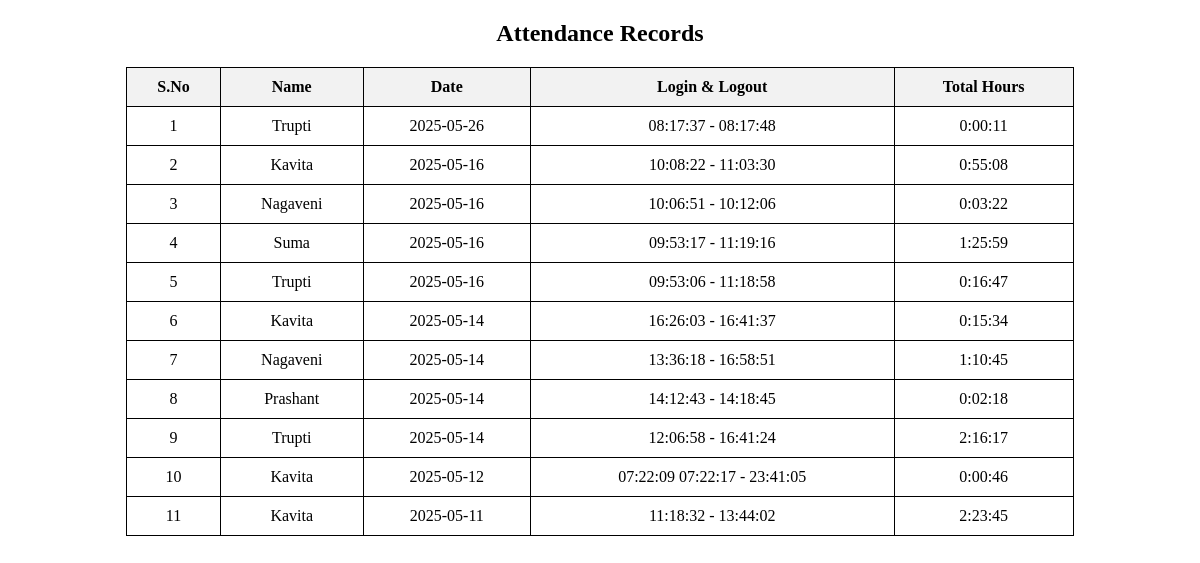
The page / on the database its author committed.
### tables this page shows
CREATE TABLE attendance (
            id INTEGER PRIMARY KEY AUTOINCREMENT,
            name TEXT NOT NULL,
            day TEXT NOT NULL,  -- Date of attendance entry
            login_logout TEXT NOT NULL,  -- Stores all login/logout times in one row per day
            total_hours TEXT NOT NULL,    -- Stores total hours for the day
            UNIQUE(name, day)  -- Ensure each student has only one row per day
        );

### app.py (the view)
@app.route('/')
def index():
    records = fetch_attendance()
    print(f"[DEBUG] {len(records)} attendance records retrieved.")
    return render_template('attendance.html', attendance=records)

### templates/attendance.html (shortened to what this page needs)
<!DOCTYPE html>
<html lang="en">
<head>
</head>
<body>
    <h2 style="text-align:center;">Attendance Records</h2>
    <table>
        <tr>
            <th>S.No</th>
            <th>Name</th>
            <th>Date</th>
            <th>Login & Logout</th>
            <th>Total Hours</th>
        </tr>
        {% for row in attendance %}
        <tr>
            <td>{{ row[0] }}</td>
            <td>{{ row[1] }}</td>
            <td>{{ row[2] }}</td>
            <td>{{ row[3] }}</td>
            <td>{{ row[4] }}</td>
        </tr>
        {% endfor %}
    </table>
</body>
</html>

### templates/attendance.html (style rules this page uses)
table { width: 80%; margin: 20px auto; border-collapse: collapse; }
th, td { border: 1px solid black; padding: 10px; text-align: center; }
th { background-color: #f2f2f2; }

### rows shown on the page
attendance: row "1", name "Trupti", day "2025-05-26", row "08:17:37 - 08:17:48", total_hours "0:00:11"
attendance: row "2", name "Kavita", day "2025-05-16", row "10:08:22 - 11:03:30", total_hours "0:55:08"
attendance: row "3", name "Nagaveni", day "2025-05-16", row "10:06:51 - 10:12:06", total_hours "0:03:22"
attendance: row "4", name "Suma", day "2025-05-16", row "09:53:17 - 11:19:16", total_hours "1:25:59"
attendance: row "5", name "Trupti", day "2025-05-16", row "09:53:06 - 11:18:58", total_hours "0:16:47"
attendance: row "6", name "Kavita", day "2025-05-14", row "16:26:03 - 16:41:37", total_hours "0:15:34"
attendance: row "7", name "Nagaveni", day "2025-05-14", row "13:36:18 - 16:58:51", total_hours "1:10:45"
attendance: row "8", name "Prashant", day "2025-05-14", row "14:12:43 - 14:18:45", total_hours "0:02:18"
attendance: row "9", name "Trupti", day "2025-05-14", row "12:06:58 - 16:41:24", total_hours "2:16:17"
attendance: row "10", name "Kavita", day "2025-05-12", row "07:22:09 07:22:17 - 23:41:05", total_hours "0:00:46"
attendance: row "11", name "Kavita", day "2025-05-11", row "11:18:32 - 13:44:02", total_hours "2:23:45"
